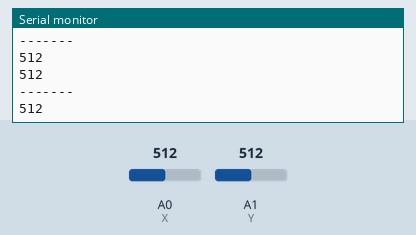
Simulated run of this sketch. Board: Arduino Uno, built with avr-gcc and run on an emulated ATmega328P. Parts: the last lines printed to the serial monitor. Inputs (shaded band) come from the test bench; at power-on: A0 (X) = 512, A1 (Y) = 512. No radio packets arrive unless stated.

Above: at 1.2 s.
1.3 s: A0 (X) set to 716
At 2.2 s:
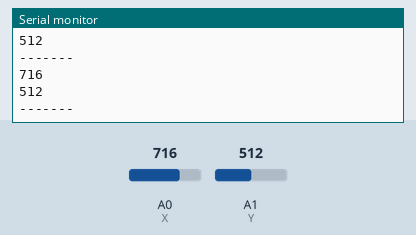
2.8 s: A1 (Y) set to 306
At 3.4 s:
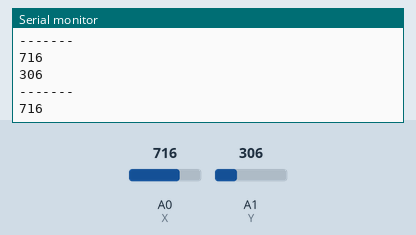
4.3 s: A0 (X) set to 900
At 5.0 s:
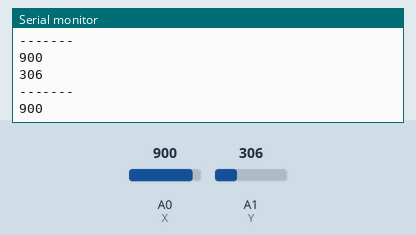
5.8 s: A1 (Y) set to 122
At 6.8 s:
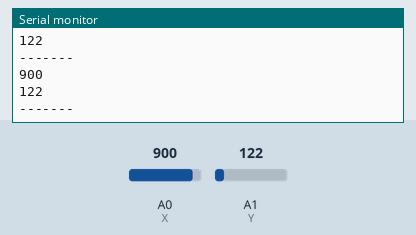
Timing chart, 0 to 8.3 s (numbered marks = the images above; inputs shaded):
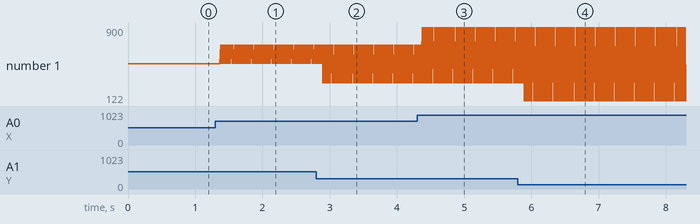

The sketch:

xy_analog_test.ino
```cpp
#include <Arduino.h>
#include <SPI.h>
#include <Servo.h>
#include <nRF24L01.h>
#include <RF24.h>

#define X A0
#define Y A1
#define Z 2

RF24 Radio(5,6); // CE, CSN
const byte address[6] = "37412";

int xy_val[2];
int x_val = 0;
int y_val = 0;
bool press_val = false;

void setup() {
  Serial.begin(9600);

  Radio.begin();
  Radio.openReadingPipe(0,address);
  Radio.setPALevel(RF24_PA_MAX); // max distance
  Radio.startListening();

}

void loop() {

    if (Radio.available()) {
        char data_in[32] = "";
        Radio.read(&data_in, sizeof(data_in));
        Radio.read(&x_val, sizeof(&x_val));

        y_val  = xy_val[0];
        x_val = xy_val[1];
    }

    x_val = analogRead(X);
    y_val = analogRead(Y);


    Serial.println(x_val);
    Serial.println("\n");
    Serial.println(y_val);
    Serial.println("-------");

}
```

pin_test.cpp
```cpp
#include <Arduino.h>
#include <SPI.h>
#include <Servo.h>
#include <nRF24L01.h>
#include <RF24.h>

#define X A0
#define Y A1

int VRx = A0;
int VRy = A1;
int SW = 2;

int xPosition = 0;
int yPosition = 0;
int SW_state = 0;
int mapX = 0;
int mapY = 0;

void setup() {
  Serial.begin(9600);

  pinMode(VRx, INPUT);
  pinMode(VRy, INPUT);
  pinMode(SW, INPUT_PULLUP);

}
```

Measured:
- after the input at 1.3 s, the serial monitor: prints a new line after 0.08 s (image 1)
- after the input at 2.8 s, the serial monitor: prints a new line after 0.10 s (image 2)
- after the input at 4.3 s, the serial monitor: prints a new line after 0.08 s (image 3)
- after the input at 5.8 s, the serial monitor: prints a new line after 0.09 s (image 4)
- plotted number 1: 512 → 716 after the input at 1.3 s, 716 → 306 after the input at 2.8 s, 306 → 900 after the input at 4.3 s, 900 → 122 after the input at 5.8 s
